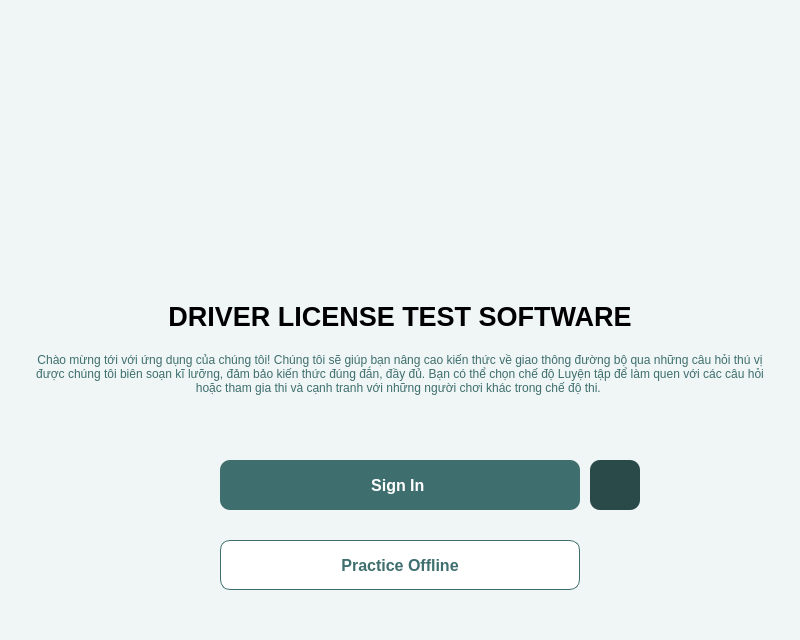
<?xml version="1.0" encoding="UTF-8"?>
<ui version="4.0">
 <class>MainWindow</class>
 <widget class="QMainWindow" name="MainWindow">
  <property name="geometry">
   <rect>
    <x>0</x>
    <y>0</y>
    <width>800</width>
    <height>640</height>
   </rect>
  </property>
  <property name="windowTitle">
   <string>MainWindow</string>
  </property>
  <property name="autoFillBackground">
   <bool>false</bool>
  </property>
  <widget class="QWidget" name="centralwidget">
   <property name="autoFillBackground">
    <bool>false</bool>
   </property>
   <property name="styleSheet">
    <string notr="true">background-color: rgb(240, 245, 245);</string>
   </property>
   <layout class="QVBoxLayout" name="verticalLayout">
    <property name="leftMargin">
     <number>30</number>
    </property>
    <property name="topMargin">
     <number>20</number>
    </property>
    <property name="rightMargin">
     <number>30</number>
    </property>
    <property name="bottomMargin">
     <number>20</number>
    </property>
    <item>
     <widget class="QFrame" name="frame">
      <property name="minimumSize">
       <size>
        <width>0</width>
        <height>260</height>
       </size>
      </property>
      <property name="styleSheet">
       <string notr="true"/>
      </property>
      <property name="frameShape">
       <enum>QFrame::NoFrame</enum>
      </property>
      <property name="frameShadow">
       <enum>QFrame::Raised</enum>
      </property>
      <widget class="QLabel" name="mainvector">
       <property name="geometry">
        <rect>
         <x>130</x>
         <y>0</y>
         <width>480</width>
         <height>271</height>
        </rect>
       </property>
       <property name="minimumSize">
        <size>
         <width>480</width>
         <height>200</height>
        </size>
       </property>
       <property name="maximumSize">
        <size>
         <width>500</width>
         <height>16777215</height>
        </size>
       </property>
       <property name="styleSheet">
        <string notr="true"/>
       </property>
       <property name="text">
        <string/>
       </property>
       <property name="textFormat">
        <enum>Qt::AutoText</enum>
       </property>
       <property name="pixmap">
        <pixmap resource="resource.qrc">:/resources/images/main.svg</pixmap>
       </property>
       <property name="scaledContents">
        <bool>true</bool>
       </property>
       <property name="alignment">
        <set>Qt::AlignCenter</set>
       </property>
      </widget>
     </widget>
    </item>
    <item>
     <widget class="QLabel" name="title">
      <property name="maximumSize">
       <size>
        <width>16777215</width>
        <height>80</height>
       </size>
      </property>
      <property name="font">
       <font>
        <pointsize>20</pointsize>
        <bold>true</bold>
       </font>
      </property>
      <property name="styleSheet">
       <string notr="true">text-align: center;</string>
      </property>
      <property name="text">
       <string>DRIVER LICENSE TEST SOFTWARE</string>
      </property>
      <property name="scaledContents">
       <bool>false</bool>
      </property>
      <property name="alignment">
       <set>Qt::AlignCenter</set>
      </property>
      <property name="wordWrap">
       <bool>true</bool>
      </property>
     </widget>
    </item>
    <item>
     <widget class="QLabel" name="label">
      <property name="maximumSize">
       <size>
        <width>16777215</width>
        <height>80</height>
       </size>
      </property>
      <property name="styleSheet">
       <string notr="true">color:rgb(62, 110, 110);</string>
      </property>
      <property name="text">
       <string>Chào mừng tới với ứng dụng của chúng tôi! Chúng tôi sẽ giúp bạn nâng cao kiến thức về giao thông đường bộ qua những câu hỏi thú vị được chúng tôi biên soạn kĩ lưỡng, đảm bảo kiến thức đúng đắn, đầy đủ. Bạn có thể chọn chế độ Luyện tập để làm quen với các câu hỏi hoặc tham gia thi và cạnh tranh với những người chơi khác trong chế độ thi. </string>
      </property>
      <property name="scaledContents">
       <bool>true</bool>
      </property>
      <property name="alignment">
       <set>Qt::AlignHCenter|Qt::AlignTop</set>
      </property>
      <property name="wordWrap">
       <bool>true</bool>
      </property>
      <property name="margin">
       <number>0</number>
      </property>
     </widget>
    </item>
    <item>
     <widget class="QWidget" name="widget" native="true">
      <property name="minimumSize">
       <size>
        <width>0</width>
        <height>200</height>
       </size>
      </property>
      <property name="font">
       <font>
        <pointsize>12</pointsize>
        <bold>true</bold>
       </font>
      </property>
      <property name="styleSheet">
       <string notr="true">QPushButton{
border-radius: 10px;
background-color: #3E6E6E
}</string>
      </property>
      <widget class="QPushButton" name="online">
       <property name="geometry">
        <rect>
         <x>190</x>
         <y>40</y>
         <width>360</width>
         <height>50</height>
        </rect>
       </property>
       <property name="font">
        <font>
         <pointsize>12</pointsize>
         <bold>true</bold>
        </font>
       </property>
       <property name="cursor">
        <cursorShape>PointingHandCursor</cursorShape>
       </property>
       <property name="layoutDirection">
        <enum>Qt::RightToLeft</enum>
       </property>
       <property name="styleSheet">
        <string notr="true">QPushButton{
color:rgb(255, 255, 255)
}

QPushButton:pressed {
	background-color: rgb(42, 74, 74);
}</string>
       </property>
       <property name="text">
        <string>Sign In </string>
       </property>
       <property name="icon">
        <iconset resource="resource.qrc">
         <normaloff>:/resources/icons/right.png</normaloff>:/resources/icons/right.png</iconset>
       </property>
       <property name="iconSize">
        <size>
         <width>28</width>
         <height>28</height>
        </size>
       </property>
      </widget>
      <widget class="QPushButton" name="practice">
       <property name="geometry">
        <rect>
         <x>190</x>
         <y>120</y>
         <width>360</width>
         <height>50</height>
        </rect>
       </property>
       <property name="font">
        <font>
         <pointsize>12</pointsize>
         <bold>true</bold>
        </font>
       </property>
       <property name="styleSheet">
        <string notr="true">QPushButton{
background-color: rgb(255, 255, 255);
color: rgb(62, 110, 110);
border: 1px solid rgb(62, 110, 110);}
QPushButton:hover{
	
	background-color: rgb(240, 240, 240);
}</string>
       </property>
       <property name="text">
        <string>Practice Offline</string>
       </property>
      </widget>
      <widget class="QPushButton" name="signout">
       <property name="geometry">
        <rect>
         <x>560</x>
         <y>40</y>
         <width>50</width>
         <height>50</height>
        </rect>
       </property>
       <property name="font">
        <font>
         <pointsize>12</pointsize>
         <bold>true</bold>
        </font>
       </property>
       <property name="cursor">
        <cursorShape>PointingHandCursor</cursorShape>
       </property>
       <property name="layoutDirection">
        <enum>Qt::RightToLeft</enum>
       </property>
       <property name="styleSheet">
        <string notr="true">QPushButton{
background-color: rgb(42, 74, 74);
color:rgb(255, 255, 255)
}

QPushButton:pressed {
	
	background-color: rgb(0, 0, 0);
}</string>
       </property>
       <property name="text">
        <string/>
       </property>
       <property name="icon">
        <iconset resource="resource.qrc">
         <normaloff>:/resources/icons/logout.png</normaloff>:/resources/icons/logout.png</iconset>
       </property>
       <property name="iconSize">
        <size>
         <width>28</width>
         <height>28</height>
        </size>
       </property>
      </widget>
     </widget>
    </item>
   </layout>
  </widget>
 </widget>
 <resources>
  <include location="resource.qrc"/>
 </resources>
 <connections/>
</ui>
